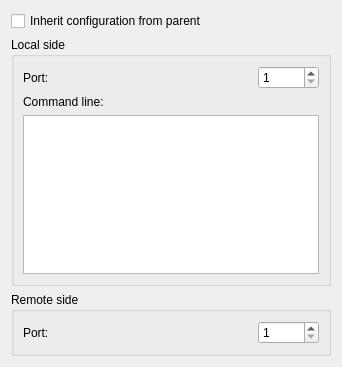
<?xml version="1.0" encoding="UTF-8"?>
<ui version="4.0">
 <class>ComputerDialogPortForwarding</class>
 <widget class="QWidget" name="ComputerDialogPortForwarding">
  <property name="geometry">
   <rect>
    <x>0</x>
    <y>0</y>
    <width>342</width>
    <height>367</height>
   </rect>
  </property>
  <property name="windowTitle">
   <string/>
  </property>
  <layout class="QVBoxLayout" name="verticalLayout_3">
   <item>
    <widget class="QCheckBox" name="checkbox_inherit_config">
     <property name="text">
      <string>Inherit configuration from parent</string>
     </property>
    </widget>
   </item>
   <item>
    <widget class="QGroupBox" name="groupbox_local_side">
     <property name="title">
      <string>Local side</string>
     </property>
     <layout class="QVBoxLayout" name="verticalLayout_2">
      <item>
       <layout class="QGridLayout" name="gridLayout">
        <item row="0" column="0">
         <widget class="QLabel" name="label_local_port">
          <property name="text">
           <string>Port:</string>
          </property>
         </widget>
        </item>
        <item row="0" column="1">
         <spacer name="horizontalSpacer">
          <property name="orientation">
           <enum>Qt::Orientation::Horizontal</enum>
          </property>
          <property name="sizeHint" stdset="0">
           <size>
            <width>40</width>
            <height>20</height>
           </size>
          </property>
         </spacer>
        </item>
        <item row="0" column="2">
         <widget class="QSpinBox" name="spinbox_local_port">
          <property name="minimum">
           <number>1</number>
          </property>
          <property name="maximum">
           <number>65535</number>
          </property>
         </widget>
        </item>
       </layout>
      </item>
      <item>
       <widget class="QLabel" name="label_2">
        <property name="text">
         <string>Command line:</string>
        </property>
       </widget>
      </item>
      <item>
       <widget class="QPlainTextEdit" name="edit_command_line"/>
      </item>
     </layout>
    </widget>
   </item>
   <item>
    <widget class="QGroupBox" name="groupbox_remote_side">
     <property name="title">
      <string>Remote side</string>
     </property>
     <layout class="QVBoxLayout" name="verticalLayout">
      <item>
       <layout class="QGridLayout" name="gridLayout_2">
        <item row="0" column="0">
         <widget class="QLabel" name="label_remote_port">
          <property name="text">
           <string>Port:</string>
          </property>
         </widget>
        </item>
        <item row="0" column="1">
         <spacer name="horizontalSpacer_2">
          <property name="orientation">
           <enum>Qt::Orientation::Horizontal</enum>
          </property>
          <property name="sizeHint" stdset="0">
           <size>
            <width>40</width>
            <height>20</height>
           </size>
          </property>
         </spacer>
        </item>
        <item row="0" column="2">
         <widget class="QSpinBox" name="spinbox_remote_port">
          <property name="minimum">
           <number>1</number>
          </property>
          <property name="maximum">
           <number>65535</number>
          </property>
         </widget>
        </item>
       </layout>
      </item>
     </layout>
    </widget>
   </item>
   <item>
    <spacer name="verticalSpacer">
     <property name="orientation">
      <enum>Qt::Orientation::Vertical</enum>
     </property>
     <property name="sizeHint" stdset="0">
      <size>
       <width>20</width>
       <height>0</height>
      </size>
     </property>
    </spacer>
   </item>
  </layout>
 </widget>
 <resources/>
 <connections/>
</ui>
